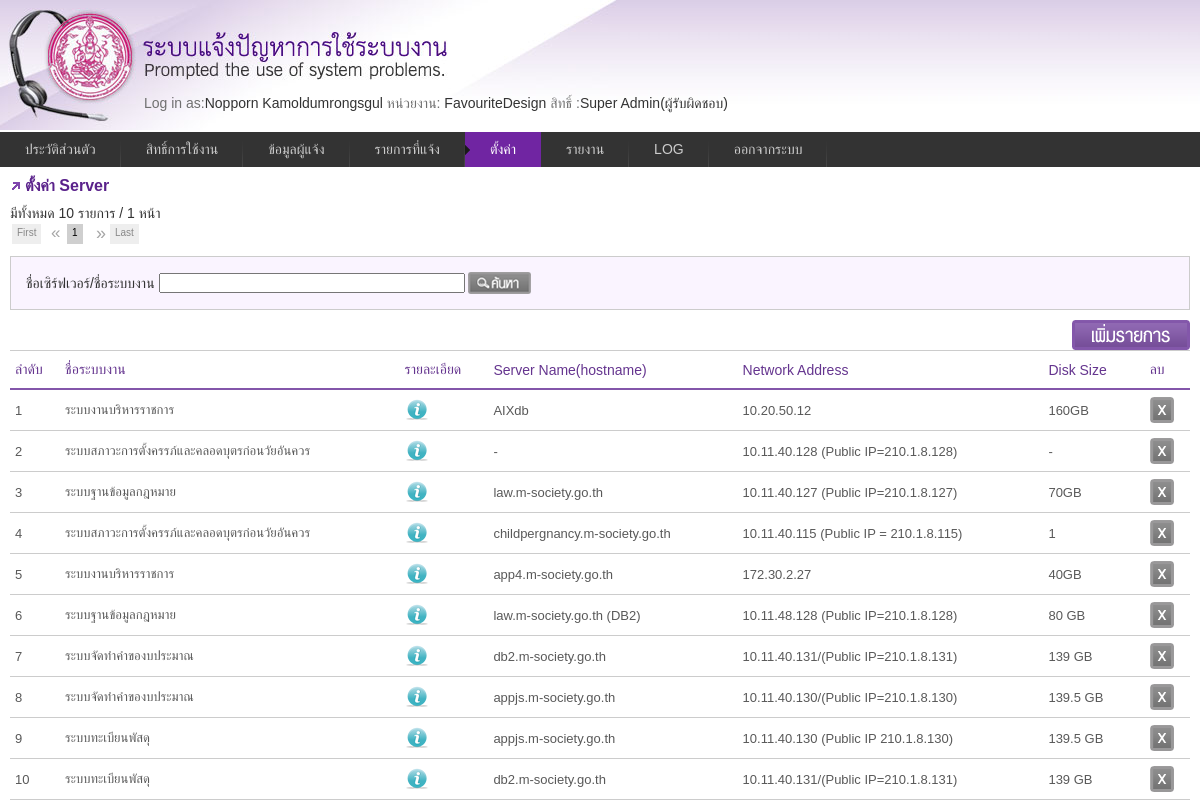
/setting.php?act=serverlist (signed in), run on the app's committed database.
### tables this page shows
CREATE TABLE `informent` (
  `ID` int(11) NOT NULL auto_increment,
  `Code` varchar(10) default NULL,
  `Name` varchar(50) default NULL,
  `lastname` varchar(50) default NULL,
  `usertypeid` int(11) default NULL,
  `UserGroupID` int(11) default NULL,
  `DepartmentID` int(11) default NULL,
  `DivisionID` int(11) default NULL,
  `GroupID` int(11) default NULL,
  `HumanType` int(11) default NULL,
  `IdCard` varchar(17) default NULL,
  `Tel` varchar(11) default NULL,
  `Email` varchar(255) default NULL,
  `Password` varchar(50) default NULL,
  `DateRegister` datetime default NULL,
  PRIMARY KEY  (`ID`)
);

CREATE TABLE `usergroup` (
  `ID` int(10) NOT NULL auto_increment,
  `Code` varchar(10) default NULL,
  `UserGroupName` varchar(50) default NULL,
  `UserDate` date default NULL,
  `CanAccessAll` char(10) default NULL,
  `level` char(1) default NULL,
  PRIMARY KEY  (`ID`)
);

CREATE TABLE `server` (
  `ID` int(11) NOT NULL auto_increment,
  `SystemID` int(11) default NULL,
  `ServerName` varchar(50) default NULL,
  `Note` varchar(255) default NULL,
  `Os` varchar(100) default NULL,
  `NetworkAddress` varchar(50) default NULL,
  `DiskSize` varchar(20) default NULL,
  `PortRunning` varchar(50) default NULL,
  `ProcessRunning` varchar(50) default NULL,
  `DatabaseName` varchar(50) default NULL,
  `Size` varchar(20) default NULL,
  `dbport` varchar(20) default NULL,
  `PathDataName` varchar(50) default NULL,
  `DBuser` varchar(50) NOT NULL,
  `DBpass` varchar(50) NOT NULL,
  `BackupProcess` varchar(255) NOT NULL,
  `PathSoftware` varchar(50) default NULL,
  `StartApp` varchar(255) default NULL,
  `StopApp` varchar(255) default NULL,
  `ip_ftp` varchar(255) default NULL,
  `ip_ftp_public` varchar(255) default NULL,
  `url_ftp` varchar(255) default NULL,
  `port` varchar(255) default NULL,
  `username` varchar(255) default NULL,
  `password` varchar(255) NOT NULL,
  PRIMARY KEY  (`ID`)
);

CREATE TABLE `system` (
  `ID` int(10) NOT NULL auto_increment,
  `Code` varchar(10) default NULL,
  `SystemName` varchar(200) default NULL,
  `name_eng` varchar(255) default NULL,
  PRIMARY KEY  (`ID`)
);

### include/function.php (called while the page is built, shortened)
<?php
function GetData($tablename, $id)
{
    if($id!='' && $tablename !='')
    {
      $result = mysql_query("SELECT * FROM ".$tablename." WHERE ID=".$id) or die("Error".mysql_error());
      $row = mysql_fetch_array($result);
    }
    return @$row;
}
function GetUserType($id){
	 $type=array("","ผู้รับผิดชอบ","ผู้ประสานงาน ","เจ้าของระบบ","ผู้ใช้งาน");
	 return $type[$id];
}
?>

### include/class_userlogin.php (called while the page is built, shortened)
<?php
class UserLogin{
 function GetPermission($pm_code)
 {
	$sql="select * from usergroup_permission where usergroupid=".$_SESSION["usergroupid"]." and code=".$pm_code;
	$result=mysql_query($sql)or die('Invalid query: ' . mysql_error());
	if($result){
		$item=mysql_fetch_assoc($result);
	}else{ $item="";}
	return $item;
 }
}
?>

### include/config.php (called while the page is built, shortened)
<?
$per_page = 10;
?>

### setting/server_list.php (the view, shortened to what this page needs)
<?
  $serversearch = @$_GET['serversearch'];
  $condition = "WHERE 1 = 1 ";
  $condition .= $serversearch!='' ? " AND (ServerName like '%".$serversearch."%' OR SystemID IN(select id from system where systemname LIKE '%".$serversearch."%' order by systemname ))" : "";
                $num_pages= 1;
                $page= @$_GET['page']!='' ? @$_GET['page'] : 1;
                  $sql = "select * from server  ".$condition;
                        $result = mysql_query($sql);
                        $page_start = ( $per_page * $page) - $per_page;
                        $num_rows = mysql_num_rows( $result );
                  if ( $num_rows <= $per_page )
                        $num_pages = 1;
                  else if ( ( $num_rows % $per_page ) == 0 )
                        $num_pages = ( $num_rows / $per_page );
                  else
                        $num_pages = ( $num_rows / $per_page ) + 1;
                $num_pages = ( int ) $num_pages;
                $sql .= "  ORDER BY  ID DESC   LIMIT $page_start, $per_page";
                $result = mysql_query($sql) or die("Invalid query: " . mysql_error());
?>
<h3>ตั้งค่า Server</h3>
<div  >มีทั้งหมด <?=$num_rows;?> รายการ  / <?=$num_pages;?> หน้า <div id="pagenavi" ></div></div>
<form method="get">
<div id="search">
<span> ชื่อเซิร์ฟเวอร์/ชื่อระบบงาน
<input name= "serversearch" type="text" id= "serversearch" size="35" value="<?=$serversearch;?>"></span>
<span>
<input name="" type="submit" value="search" class="btn_search" />
</span>
</div>
</form>
<div id="btnBox"><input type="button" value="เพิ่มรายการ"  class="btn_add" onclick="document.location.href='setting.php?act=serverform'"/></div>
<table class="tblist">
<tr>
<th>ลำดับ</th>
<th>ชื่อระบบงาน</th>
<th>รายละเอียด</th>
<th>Server Name(hostname)</th>
<th>Network Address</th>
<th>Disk Size   </th>
<th>ลบ</th>
</tr>
<?
  $i = ($page -1)* $per_page;
  while($row=mysql_fetch_array($result)){
	 $i++;
?>
<tr  style="cursor:pointer;">
  <td onclick="window.location='setting.php?act=serverform&id=<?=$row['ID'];?>';" ><?=$i;?></td>
  <td onclick="window.location='setting.php?act=serverform&id=<?=$row['ID'];?>';" >
  <?
    $system = GetData("system",$row['SystemID']);
    echo $system['SystemName'];
  ?>
  </td>
  <td onclick="window.location='setting.php?act=serverform&id=<?=$row['ID'];?>';" >
  <img src="images/info.png" width="24" height="24" class="vtip" title="<?php echo $row['Note'];?>"/>
  </td>
  <td onclick="window.location='setting.php?act=serverform&id=<?=$row['ID'];?>';" ><?=$row['ServerName'];?></td>
  <td onclick="window.location='setting.php?act=serverform&id=<?=$row['ID'];?>';" ><?=$row['NetworkAddress'];?></td>
  <td onclick="window.location='setting.php?act=serverform&id=<?=$row['ID'];?>';" ><?=$row['DiskSize'];?></td>
  <td><input type="submit" name="delbutton" id="delbutton" value="X" class="btn_delete" onclick="ConfirmDelete('setting.php?type=server&act=delete&id=<?=$row['ID'];?>&chk_del=<?php echo $item_7['CanDelete'];?>');" /></td>
</tr>
<? } ?>
</table>

### _menu.php (shortened to what this page needs)
<?
$currentUser = GetData("informent",$_SESSION['id']);
$group = GetData("usergroup",$_SESSION["usergroupid"]);
$agen=GetAgencie($_SESSION["id"]);
?>
<?
	$tmp = explode("/",$_SERVER['SCRIPT_NAME']);
		 $page_name = trim($tmp[count($tmp)-1]);
		$active_1_list = array('profile.php');
		$active_2_list = array('usergroup.php');
		$active_3_list = array('user.php');
		$active_4_list = array('request_list.php');
		$active_5_list = array('setting.php');
		$active_6_list = array('report.php');
		$active_7_list = array('logfile.php');
		if (in_array($page_name, $active_1_list))$m1_class = "current";	else	$m1_class = "";
		if (in_array($page_name, $active_2_list))$m2_class = "current";	else 	$m2_class = "";
		if (in_array($page_name, $active_3_list))$m3_class = "current";	else	$m3_class = "";
		if (in_array($page_name, $active_4_list))$m4_class = "current";	else	$m4_class = "";
		if (in_array($page_name, $active_5_list))$m5_class = "current";	else	$m5_class = "";
		if (in_array($page_name, $active_6_list))$m6_class = "current";	else	$m6_class = "";
		if (in_array($page_name, $active_7_list))$m7_class = "current";	else	$m7_class = "";
?>
<div id="head">
<div style="padding:95px 0 0 144px;">
<span class="gray">Log in as:</span><?php echo $currentUser['Name']." ".$currentUser['lastname'];?>
<span class="gray"> หน่วยงาน:</span>
<?php  if($_SESSION["usergroupid"]=="2"){
			$agen="FavouriteDesign";
		}
			echo $agen;
?>
<?php
$pm =new UserLogin();
    $item_1=$pm->GetPermission(1);
	$item_2=$pm->GetPermission(2);
	$item_3=$pm->GetPermission(3);
	$item_4=$pm->GetPermission(4);
	$item_5=$pm->GetPermission(5);
	$item_6=$pm->GetPermission(6);
	$item_7=$pm->GetPermission(7);
    $item_8=$pm->GetPermission(8);
	$item_10=$pm->GetPermission(10);
    $item_9=$pm->GetPermission(9);
	$item_11=$pm->GetPermission(11);
?>
<span class="gray"> สิทธิ์ :</span><?php echo $group['UserGroupName']; ?>(<?php echo GetUserType($_SESSION["usertype"]); ?>)</div>
</div>
<div class="menu">
		<ul>
			<li><a href="profile.php"  class="<?=$m1_class;?>">ประวัติส่วนตัว</a></li>
			<?php if($item_9['CanView']=="1"){ ?>
            <li><a href="usergroup.php"  class="<?=$m2_class;?>">สิทธิ์การใช้งาน</a></li>
			<?php } ?>
			<?php if($item_8['CanView']=="1"){ ?>
            <li><a href="user.php"  class="<?=$m3_class;?>">ข้อมูลผู้แจ้ง</a></li>
			<?php } ?>
			<li><a href="request_list.php" id="current"  class="<?=$m4_class;?>">รายการที่แจ้ง</a></li>
			 <?php
			 if($item_1['CanView']=="1" || $item_2['CanView']=="1" || $item_3['CanView']=="1" || $item_4['CanView']=="1" || $item_5['CanView']=="1" || $item_6['CanView']=="1" || $item_7['CanView']=="1"){ ?>
            <li><a href="#" class="<?=$m5_class;?>">ตั้งค่า</a>
          </li>
          <?php } ?>
		  	<?php if($item_10['CanView']=="1"){ ?>
            <li><a href="#" class="<?=$m6_class;?>">รายงาน</a>
            </li>
			<?php } ?>
			<?php
				if($item_11['CanView']=="1"){
				 ?>
            <li><a href="logfile.php" class="<?=$m7_class;?>">LOG</a></li>
			<?php } ?>
            <li><a href="#" onclick="ConfirmLogout();">ออกจากระบบ</a></li>
		</ul>
	</div>

### css/paginate.css (style rules this page uses)
.jPaginate { height:34px; position:relative; color:#a5a5a5; font-size:small; width:80%; margin:0px; text-align:center; font-size:10px; clear:both; }

### css/style.css (style rules this page uses)
html,body { font-family:Tahoma, Geneva, sans-serif; font-size:14px; color:#333; background:url(../images/bg_head.jpg) repeat-x; }
h3 { color:#5a228b; padding:0 0 0 15px; font-size:16px; font-weight:700; background:url(../images/bull.gif) no-repeat center left; margin-bottom:10px; }
img { border:0; }
#head { background:url(../images/head.jpg) no-repeat; height:132px; }
#btnBox { text-align:right;position:relative; float:right; }
#search { padding:15px; border:1px solid #CCC; margin-bottom:10px; background:#FAF4FF }
.tblist { font-family: "Lucida Sans Unicode", "Lucida Grande", Sans-Serif; font-size: 13px; background: #fff; margin:0; width: 100%; border-collapse: collapse; text-align: left; }
.tblist th { font-size: 14px; font-weight: normal; color:#65358f; padding: 10px 5px; border-top: 1px solid #ccc; border-bottom: 2px solid #8356aa; border-left: 0px solid #ccc; border-right: 0px solid #ccc; }
.tblist td { color:#595959; padding: 5px; height:30px; border-top: 1px solid #ccc; border-bottom: 1px solid #ccc; border-left: 0px solid #ccc; border-right: 0px solid #ccc; }

### css/other.css (style rules this page uses)
.gray { color:#707070 }
.btn_add { width:118px; height:30px; border: none; background: transparent url(../images/btn_add.png) no-repeat center; overflow: hidden; text-indent: -999px; line-height: 0px; display:inline; color: #a63606; cursor: pointer; cursor: hand; }
.btn_delete { width:24px; height:26px; border: none; background: transparent url(../images/btn_delete.png) no-repeat center; overflow: hidden; text-indent: -999px; line-height: 0px; display:inline; color: #a63606; cursor: pointer; cursor: hand; }
.btn_search { width:63px; height:22px; border: none; background: transparent url(../images/btn_search.png) no-repeat center; overflow: hidden; text-indent: -999px; line-height: 0px; display:inline; color: #a63606; cursor: pointer; cursor: hand; }

### css/menu_style.css (style rules this page uses)
.menu { border:none; border:0px; margin:0px; padding:0px; font: 67.5% "Lucida Sans Unicode", "Bitstream Vera Sans", "Trebuchet Unicode MS", "Lucida Grande", Verdana, Helvetica, sans-serif; font-size:14px; font-weight:bold; }
.menu ul { background:#333; height:35px; list-style:none; margin:0; padding:0; }
.menu li { float:left; padding:0px; }
.menu li a { background:#333 url("../images/seperator.gif") bottom right no-repeat; color:#cccccc; display:block; font-weight:normal; line-height:35px; margin:0px; padding:0px 25px; text-align:center; text-decoration:none; }
.menu .current { background:#7025a2 url('../images/hover_sub.gif') center left no-repeat; border:0px; color:#FFF; text-decoration:none; }

### data on the page
informent: Name "Nopporn", lastname "Kamoldumrongsgul"
usergroup: UserGroupName "Super Admin"
server: SystemID.SystemName "ระบบงานบริหารราชการ", ServerName "AIXdb", NetworkAddress "10.20.50.12", DiskSize "160GB"
server: SystemID.SystemName "ระบบสภาวะการตั้งครรภ์และคลอดบุตรก่อนวัยอันควร", ServerName "-", NetworkAddress "10.11.40.128 (Public IP=210.1.8.128)", DiskSize "-"
server: SystemID.SystemName "ระบบฐานข้อมูลกฎหมาย", ServerName "law.m-society.go.th", NetworkAddress "10.11.40.127 (Public IP=210.1.8.127)", DiskSize "70GB"
server: SystemID.SystemName "ระบบสภาวะการตั้งครรภ์และคลอดบุตรก่อนวัยอันควร", ServerName "childpergnancy.m-society.go.th", NetworkAddress "10.11.40.115 (Public IP = 210.1.8.115)", DiskSize "1"
server: SystemID.SystemName "ระบบงานบริหารราชการ", ServerName "app4.m-society.go.th", NetworkAddress "172.30.2.27", DiskSize "40GB"
server: SystemID.SystemName "ระบบฐานข้อมูลกฎหมาย", ServerName "law.m-society.go.th (DB2)", NetworkAddress "10.11.48.128 (Public IP=210.1.8.128)", DiskSize "80 GB"
server: SystemID.SystemName "ระบบจัดทำคำของบประมาณ", ServerName "db2.m-society.go.th", NetworkAddress "10.11.40.131/(Public IP=210.1.8.131)", DiskSize "139 GB"
server: SystemID.SystemName "ระบบจัดทำคำของบประมาณ", ServerName "appjs.m-society.go.th", NetworkAddress "10.11.40.130/(Public IP=210.1.8.130)", DiskSize "139.5 GB"
server: SystemID.SystemName "ระบบทะเบียนพัสดุ", ServerName "appjs.m-society.go.th", NetworkAddress "10.11.40.130 (Public IP 210.1.8.130)", DiskSize "139.5 GB"
server: SystemID.SystemName "ระบบทะเบียนพัสดุ", ServerName "db2.m-society.go.th", NetworkAddress "10.11.40.131/(Public IP=210.1.8.131)", DiskSize "139 GB"

### other printed values
$agen "FavouriteDesign"
GetUserType($_SESSION["usertype"]) "ผู้รับผิดชอบ"
$num_rows "10"
$num_pages "1"
